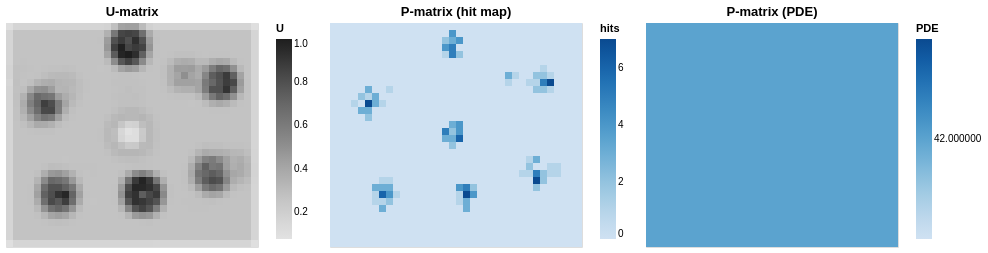

The notebook cell this image was saved under:
### Markdown cell above
## 2  P-matrix (density)

- **Hit map** (`pareto_fraction=None`): each sample contributes 1 to its nearest neuron
- **PDE** (`pareto_fraction=0.2013`): Pareto Density Estimation with per-node hypersphere radius

### Code cell
u = som.u_matrix()
p_hit = compute_pmatrix(som.weights, data_z, pareto_fraction=None)
p_pde = compute_pmatrix(som.weights, data_z, pareto_fraction=0.2013)

print(f"U-matrix : {u.shape},  range [{u.min():.3f}, {u.max():.3f}]")
print(f"P hit    : sum={int(p_hit.sum())} (= n_samples), max hits={int(p_hit.max())}")
print(f"P PDE    : min={p_pde.min():.1f}, max={p_pde.max():.1f}")

alt.hconcat(
    plot_grid_heatmap(u, "U-matrix", scheme="greys", value_name="U"),
    plot_grid_heatmap(p_hit, "P-matrix (hit map)", scheme="blues", value_name="hits"),
    plot_grid_heatmap(p_pde, "P-matrix (PDE)", scheme="blues", value_name="PDE"),
).resolve_scale(color="independent")

### Figure 1 — Vega-Lite specification as saved in the notebook (floating-point values rounded to 4 significant figures; data arrays with more than 128 entries replaced by an {"elided": "..."} marker saying what was removed)
{"config": {"view": {"continuousWidth": 300, "continuousHeight": 300}}, "hconcat": [{"data": {"name": "data-02a4879a30f046eb9c7298fa20537ded"}, "mark": {"type": "rect"}, "encoding": {"color": {"field": "U", "legend": {"title": "U"}, "scale": {"scheme": "greys"}, "type": "quantitative"}, "tooltip": [{"field": "col", "type": "quantitative"}, {"field": "row", "type": "quantitative"}, {"field": "U", "format": ".4f", "type": "quantitative"}], "x": {"axis": null, "field": "col", "sort": null, "type": "ordinal"}, "y": {"axis": null, "field": "row", "sort": "descending", "type": "ordinal"}}, "height": {"step": 7.0}, "title": "U-matrix", "width": {"step": 7.0}}, {"data": {"name": "data-3556716073ee28eec8e27a4c99dccd95"}, "mark": {"type": "rect"}, "encoding": {"color": {"field": "hits", "legend": {"title": "hits"}, "scale": {"scheme": "blues"}, "type": "quantitative"}, "tooltip": [{"field": "col", "type": "quantitative"}, {"field": "row", "type": "quantitative"}, {"field": "hits", "format": ".4f", "type": "quantitative"}], "x": {"axis": null, "field": "col", "sort": null, "type": "ordinal"}, "y": {"axis": null, "field": "row", "sort": "descending", "type": "ordinal"}}, "height": {"step": 7.0}, "title": "P-matrix (hit map)", "width": {"step": 7.0}}, {"data": {"name": "data-2de85cb0c73db70eee5dcea62db8f1ba"}, "mark": {"type": "rect"}, "encoding": {"color": {"field": "PDE", "legend": {"title": "PDE"}, "scale": {"scheme": "blues"}, "type": "quantitative"}, "tooltip": [{"field": "col", "type": "quantitative"}, {"field": "row", "type": "quantitative"}, {"field": "PDE", "format": ".4f", "type": "quantitative"}], "x": {"axis": null, "field": "col", "sort": null, "type": "ordinal"}, "y": {"axis": null, "field": "row", "sort": "descending", "type": "ordinal"}}, "height": {"step": 7.0}, "title": "P-matrix (PDE)", "width": {"step": 7.0}}], "resolve": {"scale": {"color": "independent"}}, "$schema": "https://vega.github.io/schema/vega-lite/v6.4.1.json", "datasets": {"data-02a4879a30f046eb9c7298fa20537ded": {"elided": "1152 records"}, "data-3556716073ee28eec8e27a4c99dccd95": {"elided": "1152 records"}, "data-2de85cb0c73db70eee5dcea62db8f1ba": {"elided": "1152 records"}}}
